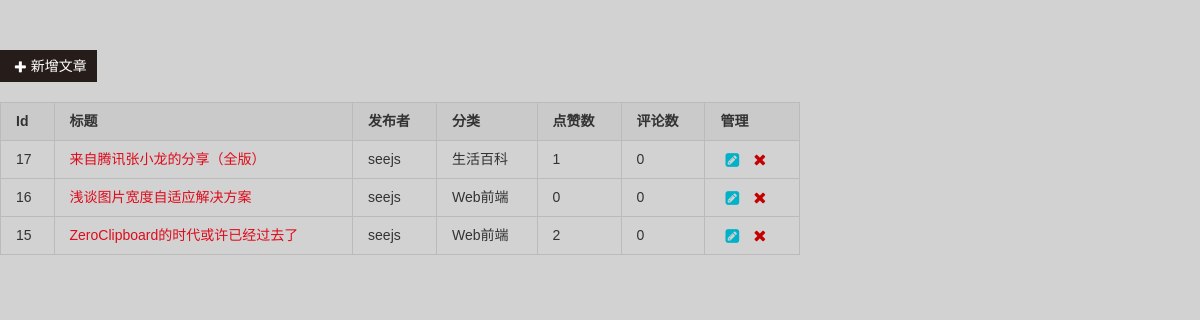
The page /admin/settings/article-list.php (signed in) on the database as committed earlier.
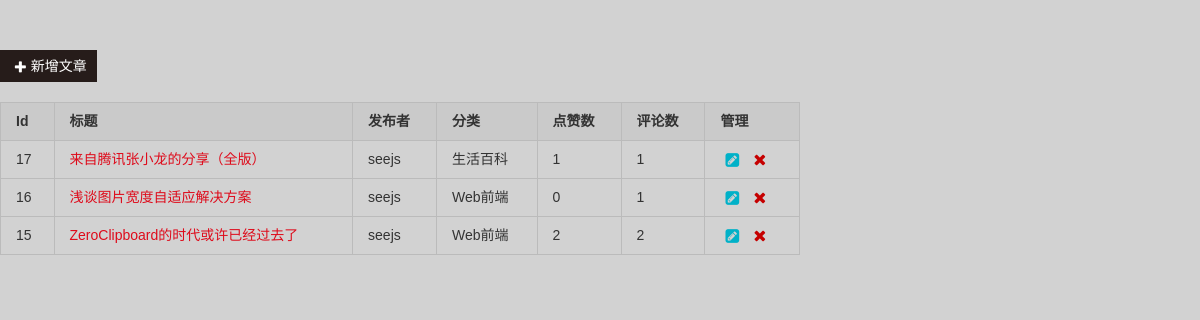
The same page on the database as committed later.
### tables this page shows
CREATE TABLE `article` (
  `id` int(10) NOT NULL AUTO_INCREMENT,
  `title` varchar(255) NOT NULL,
  `sourcecontent` text,
  `content` text,
  `publisher` varchar(255) NOT NULL,
  `category` varchar(255) NOT NULL,
  `banner` varchar(255) DEFAULT NULL,
  `praise` int(10) DEFAULT '0',
  `comment` int(10) DEFAULT '0',
  `deleted` int(2) DEFAULT '0',
  `published` int(2) DEFAULT '0',
  `createtime` timestamp NOT NULL DEFAULT CURRENT_TIMESTAMP,
  PRIMARY KEY (`id`)
);

### admin/settings/article-list.php (the view, shortened to what this page needs)
<!DOCTYPE html>
<html>
<head>
    <link rel="stylesheet" href="../assets/base/normalize.css">
    <link rel="stylesheet" href="../assets/base/common.css">
    <link rel="stylesheet" href="../assets/article/list.css">
</head>
<body>
<?php
    $page = isset($_GET['page']) ? $_GET['page'] : 1;
    $page = intval($page);
    $pageSize = 15;
    $start = ($page - 1) * $pageSize;
    $end = $start + $pageSize;
    $rs = mysql_query('SELECT * FROM article WHERE deleted=0 ORDER BY createTime DESC LIMIT ' . $start . ',' . $end);
    $rows = mysql_num_rows($rs);
?>
<div class="set-wrap">
    <a href="./article-edit.php" target="_self" class="add-article">
        <span class="icon-plus25"></span>新增文章
    </a>
    <div class="art-table">
        <table class="art-list">
            <thead>
                <tr>
                    <th>Id</th>
                    <th>标题</th>
                    <th>发布者</th>
                    <th>分类</th>
                    <th>点赞数</th>
                    <th>评论数</th>
                    <th>管理</th>
                </tr>
            </thead>
            <tbody>
                <?php
                    if (!$rows) {
                ?>
                <tr>
                    <td colspan="7">暂无文章！</td>
                </tr>
                <?php
                    } else {
                        while($row = mysql_fetch_array($rs)) {
                ?>
                <tr>
                    <td><?php echo $row['id']; ?></td>
                    <td>
                        <a href="../../article.php?id=<?php echo $row['id']; ?>" target="_blank"><?php echo $row['title']; ?></a>
                    </td>
                    <td><?php echo $row['publisher']; ?></td>
                    <td><?php echo $row['category']; ?></td>
                    <td><?php echo $row['praise']; ?></td>
                    <td><?php echo $row['comment']; ?></td>
                    <td>
                        <a href="./article-edit.php?id=<?php echo $row['id']; ?>" target="_self" class="art-edit"><span class="icon-edit24"></span></a>
                        <a href="./article-del.php?id=<?php echo $row['id']; ?>" target="_self" class="art-del"><span class="icon-remove11"></span></a>
                    </td>
                </tr>
                <?php
                        }
                    }
                ?>
            </tbody>
        </table>
    </div>
</div>
</body>
</html>

Rows that differ between the two databases and show on the page:
changed article "来自腾讯张小龙的分享（全版）": comment "0" → "1"
changed article "浅谈图片宽度自适应解决方案": comment "0" → "1"
changed article "ZeroClipboard的时代或许已经过去了": comment "0" → "2"
